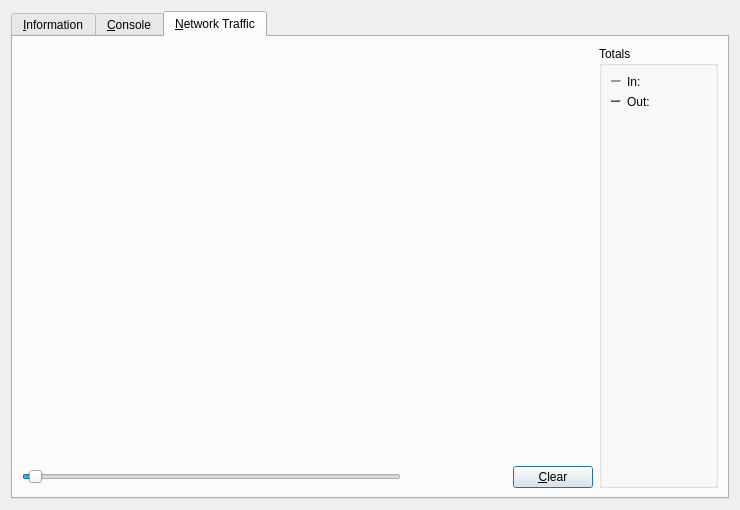
<?xml version="1.0" encoding="UTF-8"?>
<ui version="4.0">
 <class>RPCConsole</class>
 <widget class="QDialog" name="RPCConsole">
  <property name="geometry">
   <rect>
    <x>0</x>
    <y>0</y>
    <width>740</width>
    <height>510</height>
   </rect>
  </property>
  <property name="windowTitle">
   <string>altcommunitycoin - Debug window</string>
  </property>
  <layout class="QVBoxLayout" name="verticalLayout_2">
   <item>
    <widget class="QTabWidget" name="tabWidget">
     <property name="currentIndex">
      <number>2</number>
     </property>
     <widget class="QWidget" name="tab_info">
      <attribute name="title">
       <string>&amp;Information</string>
      </attribute>
      <layout class="QGridLayout" name="gridLayout" columnstretch="0,0">
       <property name="horizontalSpacing">
        <number>12</number>
       </property>
       <item row="0" column="0">
        <widget class="QLabel" name="label_9">
         <property name="font">
          <font>
           <weight>75</weight>
           <bold>true</bold>
          </font>
         </property>
         <property name="text">
          <string>altcommunitycoin Core</string>
         </property>
        </widget>
       </item>
       <item row="1" column="0">
        <widget class="QLabel" name="label_5">
         <property name="text">
          <string>Client name</string>
         </property>
        </widget>
       </item>
       <item row="2" column="0">
        <widget class="QLabel" name="label_6">
         <property name="text">
          <string>Client version</string>
         </property>
        </widget>
       </item>
       <item row="3" column="0">
        <widget class="QLabel" name="label_14">
         <property name="text">
          <string>Using OpenSSL version</string>
         </property>
         <property name="indent">
          <number>10</number>
         </property>
        </widget>
       </item>
       <item row="4" column="0">
        <widget class="QLabel" name="label_12">
         <property name="text">
          <string>Build date</string>
         </property>
        </widget>
       </item>
       <item row="5" column="0">
        <widget class="QLabel" name="label_13">
         <property name="text">
          <string>Startup time</string>
         </property>
        </widget>
       </item>
       <item row="6" column="0">
        <widget class="QLabel" name="label_11">
         <property name="font">
          <font>
           <weight>75</weight>
           <bold>true</bold>
          </font>
         </property>
         <property name="text">
          <string>Network</string>
         </property>
        </widget>
       </item>
       <item row="7" column="0">
        <widget class="QLabel" name="label_7">
         <property name="text">
          <string>Number of connections</string>
         </property>
        </widget>
       </item>
       <item row="8" column="0">
        <widget class="QLabel" name="label_8">
         <property name="text">
          <string>On testnet</string>
         </property>
        </widget>
       </item>
       <item row="9" column="0">
        <widget class="QLabel" name="label_10">
         <property name="font">
          <font>
           <weight>75</weight>
           <bold>true</bold>
          </font>
         </property>
         <property name="text">
          <string>Block chain</string>
         </property>
        </widget>
       </item>
       <item row="10" column="0">
        <widget class="QLabel" name="label_3">
         <property name="text">
          <string>Current number of blocks</string>
         </property>
        </widget>
       </item>
       <item row="11" column="0">
        <widget class="QLabel" name="label_2">
         <property name="text">
          <string>Last block time</string>
         </property>
        </widget>
       </item>
       <item row="12" column="0">
        <spacer name="verticalSpacer_2">
         <property name="orientation">
          <enum>Qt::Vertical</enum>
         </property>
         <property name="sizeHint" stdset="0">
          <size>
           <width>20</width>
           <height>20</height>
          </size>
         </property>
        </spacer>
       </item>
       <item row="13" column="0">
        <widget class="QLabel" name="labelDebugLogfile">
         <property name="font">
          <font>
           <weight>75</weight>
           <bold>true</bold>
          </font>
         </property>
         <property name="text">
          <string>Debug log file</string>
         </property>
        </widget>
       </item>
       <item row="14" column="0">
        <widget class="QPushButton" name="openDebugLogfileButton">
         <property name="toolTip">
          <string>Open the altcommunitycoin debug log file from the current data directory. This can take a few seconds for large log files.</string>
         </property>
         <property name="styleSheet">
          <string notr="true"/>
         </property>
         <property name="text">
          <string>&amp;Open</string>
         </property>
         <property name="autoDefault">
          <bool>false</bool>
         </property>
        </widget>
       </item>
       <item row="15" column="0">
        <widget class="QLabel" name="labelCLOptions">
         <property name="font">
          <font>
           <weight>75</weight>
           <bold>true</bold>
          </font>
         </property>
         <property name="text">
          <string>Command-line options</string>
         </property>
        </widget>
       </item>
       <item row="16" column="0">
        <widget class="QPushButton" name="showCLOptionsButton">
         <property name="toolTip">
          <string>Show the altcommunitycoin-Qt help message to get a list with possible altcommunitycoin command-line options.</string>
         </property>
         <property name="styleSheet">
          <string notr="true"/>
         </property>
         <property name="text">
          <string>&amp;Show</string>
         </property>
         <property name="autoDefault">
          <bool>false</bool>
         </property>
        </widget>
       </item>
       <item row="17" column="0">
        <spacer name="verticalSpacer">
         <property name="orientation">
          <enum>Qt::Vertical</enum>
         </property>
         <property name="sizeHint" stdset="0">
          <size>
           <width>20</width>
           <height>40</height>
          </size>
         </property>
        </spacer>
       </item>
       <item row="1" column="1">
        <widget class="QLabel" name="clientName">
         <property name="cursor">
          <cursorShape>IBeamCursor</cursorShape>
         </property>
         <property name="text">
          <string>N/A</string>
         </property>
         <property name="textFormat">
          <enum>Qt::PlainText</enum>
         </property>
         <property name="textInteractionFlags">
          <set>Qt::LinksAccessibleByMouse|Qt::TextSelectableByKeyboard|Qt::TextSelectableByMouse</set>
         </property>
        </widget>
       </item>
       <item row="2" column="1">
        <widget class="QLabel" name="clientVersion">
         <property name="cursor">
          <cursorShape>IBeamCursor</cursorShape>
         </property>
         <property name="text">
          <string>N/A</string>
         </property>
         <property name="textFormat">
          <enum>Qt::PlainText</enum>
         </property>
         <property name="textInteractionFlags">
          <set>Qt::LinksAccessibleByMouse|Qt::TextSelectableByKeyboard|Qt::TextSelectableByMouse</set>
         </property>
        </widget>
       </item>
       <item row="3" column="1">
        <widget class="QLabel" name="openSSLVersion">
         <property name="cursor">
          <cursorShape>IBeamCursor</cursorShape>
         </property>
         <property name="text">
          <string>N/A</string>
         </property>
         <property name="textFormat">
          <enum>Qt::PlainText</enum>
         </property>
         <property name="textInteractionFlags">
          <set>Qt::LinksAccessibleByMouse|Qt::TextSelectableByKeyboard|Qt::TextSelectableByMouse</set>
         </property>
        </widget>
       </item>
       <item row="4" column="1">
        <widget class="QLabel" name="buildDate">
         <property name="cursor">
          <cursorShape>IBeamCursor</cursorShape>
         </property>
         <property name="text">
          <string>N/A</string>
         </property>
         <property name="textFormat">
          <enum>Qt::PlainText</enum>
         </property>
         <property name="textInteractionFlags">
          <set>Qt::LinksAccessibleByMouse|Qt::TextSelectableByKeyboard|Qt::TextSelectableByMouse</set>
         </property>
        </widget>
       </item>
       <item row="5" column="1">
        <widget class="QLabel" name="startupTime">
         <property name="cursor">
          <cursorShape>IBeamCursor</cursorShape>
         </property>
         <property name="text">
          <string>N/A</string>
         </property>
         <property name="textFormat">
          <enum>Qt::PlainText</enum>
         </property>
         <property name="textInteractionFlags">
          <set>Qt::LinksAccessibleByMouse|Qt::TextSelectableByKeyboard|Qt::TextSelectableByMouse</set>
         </property>
        </widget>
       </item>
       <item row="7" column="1">
        <widget class="QLabel" name="numberOfConnections">
         <property name="cursor">
          <cursorShape>IBeamCursor</cursorShape>
         </property>
         <property name="text">
          <string>N/A</string>
         </property>
         <property name="textFormat">
          <enum>Qt::PlainText</enum>
         </property>
         <property name="textInteractionFlags">
          <set>Qt::LinksAccessibleByMouse|Qt::TextSelectableByKeyboard|Qt::TextSelectableByMouse</set>
         </property>
        </widget>
       </item>
       <item row="8" column="1">
        <widget class="QCheckBox" name="isTestNet">
         <property name="enabled">
          <bool>false</bool>
         </property>
         <property name="text">
          <string/>
         </property>
        </widget>
       </item>
       <item row="10" column="1">
        <widget class="QLabel" name="numberOfBlocks">
         <property name="cursor">
          <cursorShape>IBeamCursor</cursorShape>
         </property>
         <property name="text">
          <string>N/A</string>
         </property>
         <property name="textFormat">
          <enum>Qt::PlainText</enum>
         </property>
         <property name="textInteractionFlags">
          <set>Qt::LinksAccessibleByMouse|Qt::TextSelectableByKeyboard|Qt::TextSelectableByMouse</set>
         </property>
        </widget>
       </item>
       <item row="11" column="1">
        <widget class="QLabel" name="lastBlockTime">
         <property name="cursor">
          <cursorShape>IBeamCursor</cursorShape>
         </property>
         <property name="text">
          <string>N/A</string>
         </property>
         <property name="textFormat">
          <enum>Qt::PlainText</enum>
         </property>
         <property name="textInteractionFlags">
          <set>Qt::LinksAccessibleByMouse|Qt::TextSelectableByKeyboard|Qt::TextSelectableByMouse</set>
         </property>
        </widget>
       </item>
       <item row="14" column="1">
        <widget class="QPushButton" name="openConfigurationfileButton">
         <property name="toolTip">
          <string>Open the altcommunitycoin configuration file from the current data directory.</string>
         </property>
         <property name="styleSheet">
          <string notr="true"/>
         </property>
         <property name="text">
          <string>O&amp;pen</string>
         </property>
         <property name="autoDefault">
          <bool>false</bool>
         </property>
        </widget>
       </item>
       <item row="13" column="1">
        <widget class="QLabel" name="labelConfigFile">
         <property name="text">
          <string>&lt;html&gt;&lt;head/&gt;&lt;body&gt;&lt;p&gt;&lt;span style=&quot; font-weight:600;&quot;&gt;Open Configuration File&lt;/span&gt;&lt;/p&gt;&lt;/body&gt;&lt;/html&gt;</string>
         </property>
        </widget>
       </item>
      </layout>
     </widget>
     <widget class="QWidget" name="tab_console">
      <attribute name="title">
       <string>&amp;Console</string>
      </attribute>
      <layout class="QVBoxLayout" name="verticalLayout_3">
       <property name="spacing">
        <number>3</number>
       </property>
       <item>
        <widget class="QTextEdit" name="messagesWidget">
         <property name="minimumSize">
          <size>
           <width>0</width>
           <height>100</height>
          </size>
         </property>
         <property name="readOnly">
          <bool>true</bool>
         </property>
         <property name="tabKeyNavigation" stdset="0">
          <bool>false</bool>
         </property>
         <property name="columnCount" stdset="0">
          <number>2</number>
         </property>
        </widget>
       </item>
       <item>
        <layout class="QHBoxLayout" name="horizontalLayout">
         <property name="spacing">
          <number>3</number>
         </property>
         <item>
          <widget class="QLabel" name="label">
           <property name="text">
            <string notr="true">&gt;</string>
           </property>
          </widget>
         </item>
         <item>
          <widget class="QLineEdit" name="lineEdit"/>
         </item>
         <item>
          <widget class="QPushButton" name="clearButton">
           <property name="maximumSize">
            <size>
             <width>24</width>
             <height>24</height>
            </size>
           </property>
           <property name="toolTip">
            <string>Clear console</string>
           </property>
           <property name="styleSheet">
            <string notr="true"/>
           </property>
           <property name="text">
            <string/>
           </property>
           <property name="icon">
            <iconset resource="../altcommunitycoin.qrc">
             <normaloff>:/icons/remove</normaloff>:/icons/remove</iconset>
           </property>
           <property name="shortcut">
            <string notr="true">Ctrl+L</string>
           </property>
           <property name="autoDefault">
            <bool>false</bool>
           </property>
          </widget>
         </item>
        </layout>
       </item>
      </layout>
     </widget>
     <widget class="QWidget" name="tab">
      <attribute name="title">
       <string>&amp;Network Traffic</string>
      </attribute>
      <layout class="QHBoxLayout" name="horizontalLayout_3">
       <item>
        <layout class="QVBoxLayout" name="verticalLayout_4">
         <item>
          <widget class="TrafficGraphWidget" name="trafficGraph" native="true">
           <property name="sizePolicy">
            <sizepolicy hsizetype="Expanding" vsizetype="Expanding">
             <horstretch>0</horstretch>
             <verstretch>0</verstretch>
            </sizepolicy>
           </property>
          </widget>
         </item>
         <item>
          <layout class="QHBoxLayout" name="horizontalLayout_2">
           <item>
            <widget class="QSlider" name="sldGraphRange">
             <property name="styleSheet">
              <string notr="true"/>
             </property>
             <property name="minimum">
              <number>1</number>
             </property>
             <property name="maximum">
              <number>288</number>
             </property>
             <property name="pageStep">
              <number>12</number>
             </property>
             <property name="value">
              <number>6</number>
             </property>
             <property name="orientation">
              <enum>Qt::Horizontal</enum>
             </property>
            </widget>
           </item>
           <item>
            <widget class="QLabel" name="lblGraphRange">
             <property name="minimumSize">
              <size>
               <width>100</width>
               <height>0</height>
              </size>
             </property>
             <property name="alignment">
              <set>Qt::AlignCenter</set>
             </property>
            </widget>
           </item>
           <item>
            <widget class="QPushButton" name="btnClearTrafficGraph">
             <property name="styleSheet">
              <string notr="true"/>
             </property>
             <property name="text">
              <string>&amp;Clear</string>
             </property>
            </widget>
           </item>
          </layout>
         </item>
        </layout>
       </item>
       <item>
        <layout class="QVBoxLayout" name="verticalLayout">
         <item>
          <widget class="QGroupBox" name="groupBox">
           <property name="title">
            <string>Totals</string>
           </property>
           <layout class="QVBoxLayout" name="verticalLayout_5">
            <item>
             <layout class="QHBoxLayout" name="horizontalLayout_4">
              <item>
               <widget class="Line" name="line">
                <property name="sizePolicy">
                 <sizepolicy hsizetype="Fixed" vsizetype="Fixed">
                  <horstretch>0</horstretch>
                  <verstretch>0</verstretch>
                 </sizepolicy>
                </property>
                <property name="minimumSize">
                 <size>
                  <width>10</width>
                  <height>0</height>
                 </size>
                </property>
                <property name="palette">
                 <palette>
                  <active>
                   <colorrole role="Light">
                    <brush brushstyle="SolidPattern">
                     <color alpha="255">
                      <red>0</red>
                      <green>255</green>
                      <blue>0</blue>
                     </color>
                    </brush>
                   </colorrole>
                  </active>
                  <inactive>
                   <colorrole role="Light">
                    <brush brushstyle="SolidPattern">
                     <color alpha="255">
                      <red>0</red>
                      <green>255</green>
                      <blue>0</blue>
                     </color>
                    </brush>
                   </colorrole>
                  </inactive>
                  <disabled>
                   <colorrole role="Light">
                    <brush brushstyle="SolidPattern">
                     <color alpha="255">
                      <red>0</red>
                      <green>255</green>
                      <blue>0</blue>
                     </color>
                    </brush>
                   </colorrole>
                  </disabled>
                 </palette>
                </property>
                <property name="orientation">
                 <enum>Qt::Horizontal</enum>
                </property>
               </widget>
              </item>
              <item>
               <widget class="QLabel" name="label_16">
                <property name="text">
                 <string>In:</string>
                </property>
               </widget>
              </item>
              <item>
               <widget class="QLabel" name="lblBytesIn">
                <property name="minimumSize">
                 <size>
                  <width>50</width>
                  <height>0</height>
                 </size>
                </property>
                <property name="alignment">
                 <set>Qt::AlignRight|Qt::AlignTrailing|Qt::AlignVCenter</set>
                </property>
               </widget>
              </item>
             </layout>
            </item>
            <item>
             <layout class="QHBoxLayout" name="horizontalLayout_5">
              <item>
               <widget class="Line" name="line_2">
                <property name="sizePolicy">
                 <sizepolicy hsizetype="Fixed" vsizetype="Fixed">
                  <horstretch>0</horstretch>
                  <verstretch>0</verstretch>
                 </sizepolicy>
                </property>
                <property name="minimumSize">
                 <size>
                  <width>10</width>
                  <height>0</height>
                 </size>
                </property>
                <property name="palette">
                 <palette>
                  <active>
                   <colorrole role="Light">
                    <brush brushstyle="SolidPattern">
                     <color alpha="255">
                      <red>255</red>
                      <green>0</green>
                      <blue>0</blue>
                     </color>
                    </brush>
                   </colorrole>
                  </active>
                  <inactive>
                   <colorrole role="Light">
                    <brush brushstyle="SolidPattern">
                     <color alpha="255">
                      <red>255</red>
                      <green>0</green>
                      <blue>0</blue>
                     </color>
                    </brush>
                   </colorrole>
                  </inactive>
                  <disabled>
                   <colorrole role="Light">
                    <brush brushstyle="SolidPattern">
                     <color alpha="255">
                      <red>255</red>
                      <green>0</green>
                      <blue>0</blue>
                     </color>
                    </brush>
                   </colorrole>
                  </disabled>
                 </palette>
                </property>
                <property name="orientation">
                 <enum>Qt::Horizontal</enum>
                </property>
               </widget>
              </item>
              <item>
               <widget class="QLabel" name="label_17">
                <property name="text">
                 <string>Out:</string>
                </property>
               </widget>
              </item>
              <item>
               <widget class="QLabel" name="lblBytesOut">
                <property name="minimumSize">
                 <size>
                  <width>50</width>
                  <height>0</height>
                 </size>
                </property>
                <property name="alignment">
                 <set>Qt::AlignRight|Qt::AlignTrailing|Qt::AlignVCenter</set>
                </property>
               </widget>
              </item>
             </layout>
            </item>
            <item>
             <spacer name="verticalSpacer_4">
              <property name="orientation">
               <enum>Qt::Vertical</enum>
              </property>
              <property name="sizeHint" stdset="0">
               <size>
                <width>20</width>
                <height>407</height>
               </size>
              </property>
             </spacer>
            </item>
           </layout>
          </widget>
         </item>
        </layout>
       </item>
      </layout>
     </widget>
    </widget>
   </item>
  </layout>
 </widget>
 <customwidgets>
  <customwidget>
   <class>TrafficGraphWidget</class>
   <extends>QWidget</extends>
   <header>trafficgraphwidget.h</header>
   <container>1</container>
   <slots>
    <slot>clear()</slot>
   </slots>
  </customwidget>
 </customwidgets>
 <resources>
  <include location="../altcommunitycoin.qrc"/>
 </resources>
 <connections/>
</ui>
